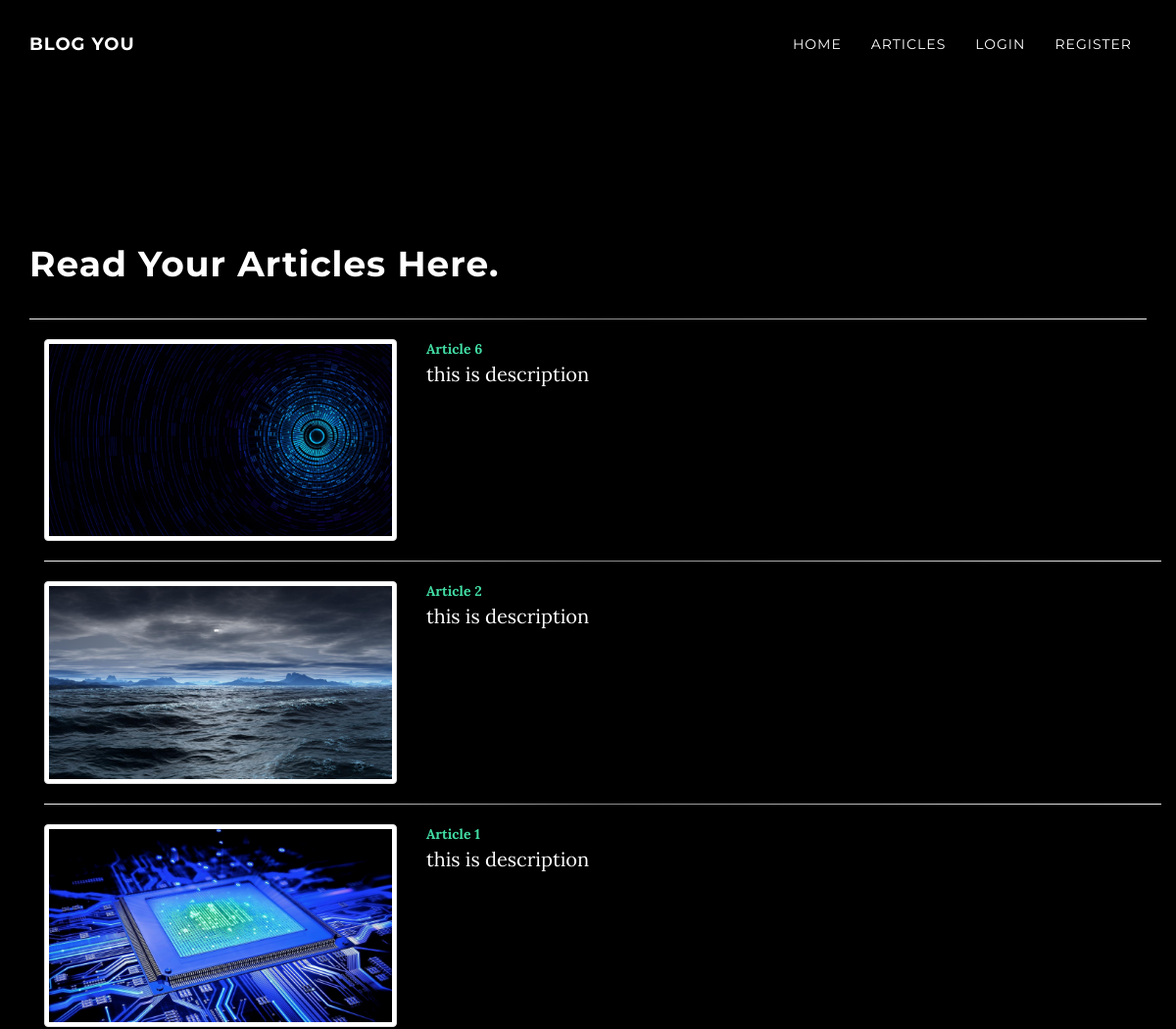
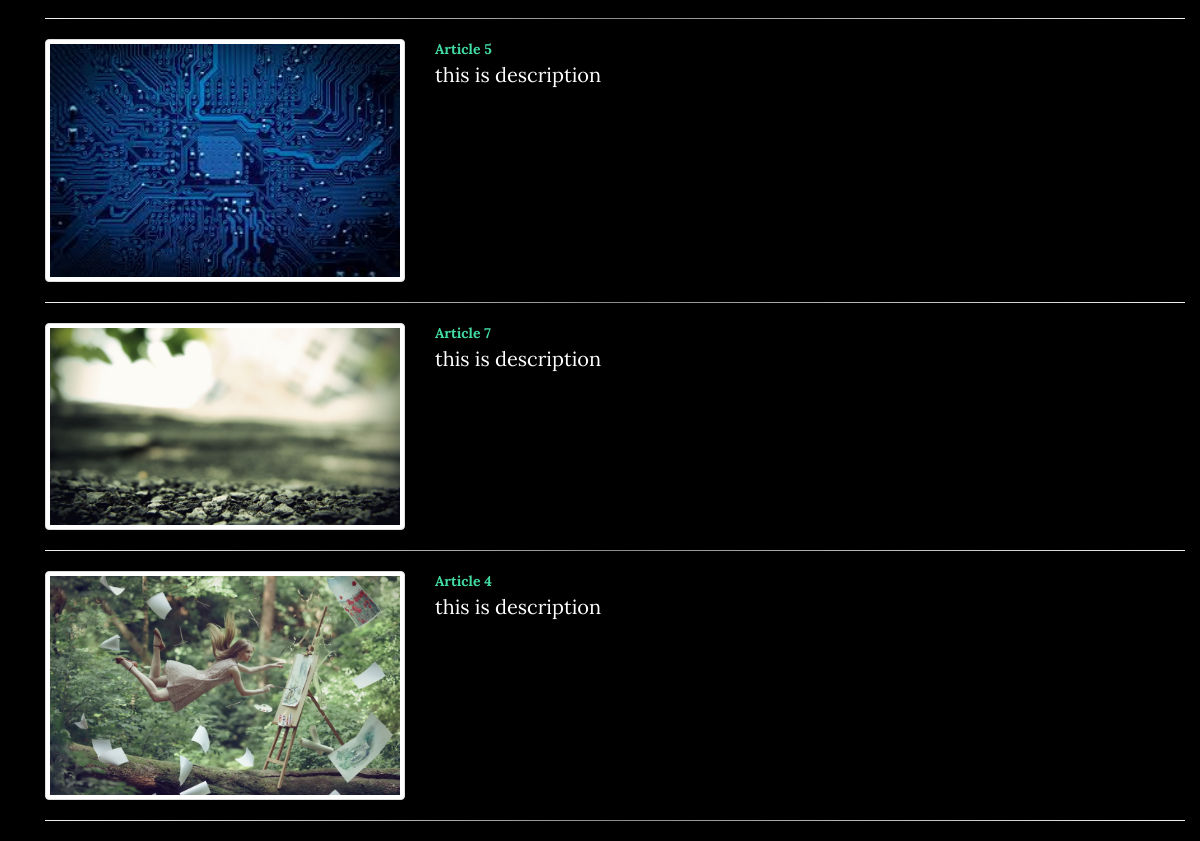
Screenshot of /blog/articles/ with the database file from the repository (2 pictures, top to bottom).
### blog/models.py (models this page shows, shortened)
class Article(models.Model):
    title = models.CharField(max_length=500, unique=True, help_text="Title of the article")
    article_image = models.ImageField(blank=True, help_text="Article Image")
    slug = models.SlugField(unique=True)
    content = models.TextField(help_text="Content")
    description = models.TextField(help_text="What is the article about?")
    likes = models.IntegerField(default=0)
    views = models.IntegerField(default=0)

### blog/views.py (the view)
# urls.py: url(r'^articles/(?P<article_title_slug>[\w\-]+)/', views.show_article, name='show_article'),
def articles(request):
    article_list = Article.objects.order_by("-views")
    context_dict = {"articles": article_list}
    return render(request, "blog/articles.html", context_dict)

### template/blog/articles.html (shortened to what this page needs)
<!DOCTYPE html>
{% load staticfiles %}
<html>
  <head>
    <link href="https://maxcdn.bootstrapcdn.com/bootstrap/3.3.7/css/bootstrap.min.css" rel="stylesheet">
    <link href="https://maxcdn.bootstrapcdn.com/font-awesome/4.7.0/css/font-awesome.min.css" rel="stylesheet" type="text/css">
    <link href="{% static "css/grayscale.css" %}" rel="stylesheet">
    <link rel="stylesheet" href="{% static "css/style.css" %}">
  </head>
  <body id="page-top" data-spy="scroll" data-target=".navbar-fixed-top">
    <nav class="navbar navbar-custom navbar-fixed-top" role="navigation">
        <div class="container">
            <div class="navbar-header">
                <a class="navbar-brand page-scroll" href="{% url "index" %}">
                    Blog You
                </a>
            </div>
            <div class="collapse navbar-collapse navbar-right navbar-main-collapse">
                <ul class="nav navbar-nav">
                    <li>
                        <a class="page-scroll" href="{% url "index" %}">Home</a>
                    </li>
                    <li>
                        <a class="page-scroll" href="{% url "articles" %}">Articles</a>
                    </li>
                    {% if user.is_authenticated %}
                    <li>
                        <a href="{% url 'auth_logout' %}?next=/blog">Logout</a>
                    </li>
                    {% else %}
                      <li><a href="{% url 'auth_login' %}">Login</a></li>
                      <li><a href="{% url 'registration_register' %}">Register</a></li>
                    {% endif %}
                </ul>
            </div>
        </div>
    </nav>
    {% if articles %}
    <section class="container content-section">
    <h1 class="lower-case">Read your articles here.</h1>
    <hr>
    {% for article in articles %}
    <div class="container">
      <div class="row">
        <div class="col-sm-3 col-md-4">
          <a href="{% url "show_article" article.slug %}"><img src="/media/{{ article.article_image.name}}" alt="{{ article.id }}" class="article-list img-thumbnail"></a>
        </div>
        <div class="col-sm-9 col-md-8">
          <a href="{% url "show_article" article.slug %}"><strong>{{ article.title }}</strong></a>
          <p>{{ article.description }}</p>
        </div>
      </div>
      <hr>
    </div>
        {% endfor %}
      {% else %}
        <h1><strong>No articles available yet.</strong></h1>
    </section>
    {% endif %}
  </body>
</html>

### static/css/grayscale.css (style rules this page uses)
body { width: 100%; height: 100%; font-family: "Lora", "Helvetica Neue", Helvetica, Arial, sans-serif; color: white; background-color: black; }
html { width: 100%; height: 100%; }
h1, h2, h3, h4, h5, h6 { margin: 0 0 35px; text-transform: uppercase; font-family: "Montserrat", "Helvetica Neue", Helvetica, Arial, sans-serif; font-weight: 700; letter-spacing: 1px; }
p { margin: 0 0 25px; font-size: 18px; line-height: 1.5; }
@media (min-width: 768px) { p { margin: 0 0 35px; font-size: 20px; line-height: 1.6; } }
a { color: #42DCA3; -webkit-transition: all 0.2s ease-in-out; -moz-transition: all 0.2s ease-in-out; transition: all 0.2s ease-in-out; }
.navbar-custom { margin-bottom: 0; border-bottom: 1px solid rgba(255, 255, 255, 0.3); text-transform: uppercase; font-family: "Montserrat", "Helvetica Neue", Helvetica, Arial, sans-serif; background-color: black; }
.navbar-custom .navbar-brand { font-weight: 700; }
.navbar-custom a { color: white; }
.navbar-custom .nav li a { -webkit-transition: background 0.3s ease-in-out; -moz-transition: background 0.3s ease-in-out; transition: background 0.3s ease-in-out; }
@media (min-width: 768px) { .navbar-custom { padding: 20px 0; border-bottom: none; letter-spacing: 1px; background: transparent; -webkit-transition: background 0.5s ease-in-out, padding 0.5s ease-in-out; -moz-transition: background 0.5s ease-in-out, padding 0.5s ease-in-out; transition: background 0.5s ease-in-out, padding 0.5s ease-in-out; } }
.content-section { padding-top: 100px; }
@media (min-width: 767px) { .content-section { padding-top: 250px; } }
body { webkit-tap-highlight-color: rgba(255, 255, 255, 0.2); }

### static/css/style.css (style rules this page uses)
.article-list { height: auto; width: 100%; }
.lower-case { text-transform: capitalize !important; }
hr { border: 0!important; height: 1px!important; background-image: -webkit-linear-gradient(left, #f0f0f0, #8c8b8b, #f0f0f0)!important; background-image: -moz-linear-gradient(left, #f0f0f0, #8c8b8b, #f0f0f0)!important; background-image: -ms-linear-gradient(left, #f0f0f0, #8c8b8b, #f0f0f0)!important; background-image: -o-linear-gradient(left, #f0f0f0, #8c8b8b, #f0f0f0)!important; }

### rows the page displays
Article: article_image.name (picture), title "Article 6", description "this is description"
Article: article_image.name (picture), title "Article 2", description "this is description"
Article: article_image.name (picture), title "Article 1", description "this is description"
Article: article_image.name (picture), title "Article 5", description "this is description"
Article: article_image.name (picture), title "Article 7", description "this is description"
Article: article_image.name (picture), title "Article 4", description "this is description"
